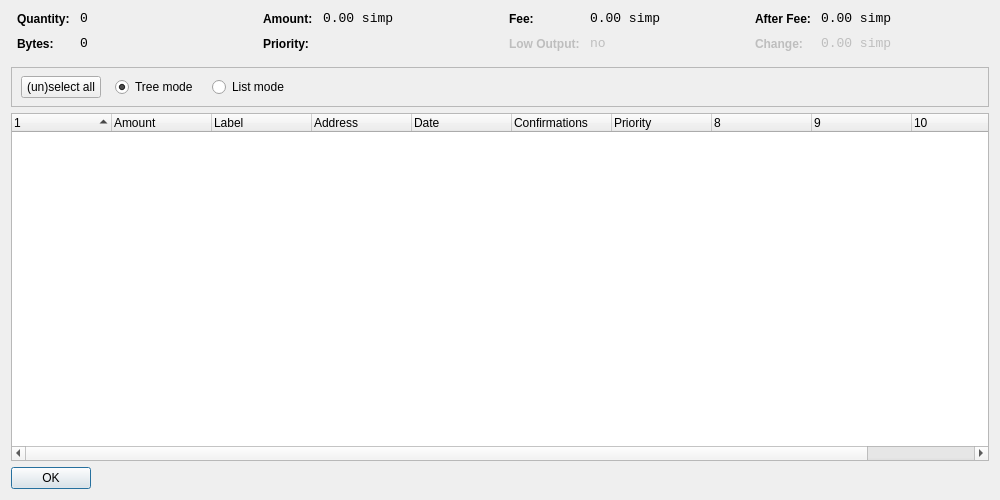
<?xml version="1.0" encoding="UTF-8"?>
<ui version="4.0">
 <class>CoinControlDialog</class>
 <widget class="QDialog" name="CoinControlDialog">
  <property name="geometry">
   <rect>
    <x>0</x>
    <y>0</y>
    <width>1000</width>
    <height>500</height>
   </rect>
  </property>
  <property name="windowTitle">
   <string>Coin Control</string>
  </property>
  <layout class="QVBoxLayout" name="verticalLayout">
   <item>
    <layout class="QHBoxLayout" name="horizontalLayoutTop" stretch="0,0,0,0">
     <property name="topMargin">
      <number>0</number>
     </property>
     <property name="bottomMargin">
      <number>10</number>
     </property>
     <item>
      <layout class="QFormLayout" name="formLayoutCoinControl1">
       <property name="horizontalSpacing">
        <number>10</number>
       </property>
       <property name="verticalSpacing">
        <number>10</number>
       </property>
       <property name="leftMargin">
        <number>6</number>
       </property>
       <property name="rightMargin">
        <number>6</number>
       </property>
       <item row="0" column="0">
        <widget class="QLabel" name="labelCoinControlQuantityText">
         <property name="styleSheet">
          <string notr="true">font-weight:bold;</string>
         </property>
         <property name="text">
          <string>Quantity:</string>
         </property>
        </widget>
       </item>
       <item row="0" column="1">
        <widget class="QLabel" name="labelCoinControlQuantity">
         <property name="font">
          <font>
           <family>Monospace</family>
           <pointsize>10</pointsize>
          </font>
         </property>
         <property name="cursor">
          <cursorShape>IBeamCursor</cursorShape>
         </property>
         <property name="contextMenuPolicy">
          <enum>Qt::ActionsContextMenu</enum>
         </property>
         <property name="text">
          <string notr="true">0</string>
         </property>
         <property name="textInteractionFlags">
          <set>Qt::LinksAccessibleByMouse|Qt::TextSelectableByKeyboard|Qt::TextSelectableByMouse</set>
         </property>
        </widget>
       </item>
       <item row="1" column="0">
        <widget class="QLabel" name="labelCoinControlBytesText">
         <property name="styleSheet">
          <string notr="true">font-weight:bold;</string>
         </property>
         <property name="text">
          <string>Bytes:</string>
         </property>
        </widget>
       </item>
       <item row="1" column="1">
        <widget class="QLabel" name="labelCoinControlBytes">
         <property name="font">
          <font>
           <family>Monospace</family>
           <pointsize>10</pointsize>
          </font>
         </property>
         <property name="cursor">
          <cursorShape>IBeamCursor</cursorShape>
         </property>
         <property name="contextMenuPolicy">
          <enum>Qt::ActionsContextMenu</enum>
         </property>
         <property name="text">
          <string notr="true">0</string>
         </property>
         <property name="textInteractionFlags">
          <set>Qt::LinksAccessibleByMouse|Qt::TextSelectableByKeyboard|Qt::TextSelectableByMouse</set>
         </property>
        </widget>
       </item>
      </layout>
     </item>
     <item>
      <layout class="QFormLayout" name="formLayoutCoinControl2">
       <property name="horizontalSpacing">
        <number>10</number>
       </property>
       <property name="verticalSpacing">
        <number>10</number>
       </property>
       <property name="leftMargin">
        <number>6</number>
       </property>
       <property name="rightMargin">
        <number>6</number>
       </property>
       <item row="0" column="0">
        <widget class="QLabel" name="labelCoinControlAmountText">
         <property name="styleSheet">
          <string notr="true">font-weight:bold;</string>
         </property>
         <property name="text">
          <string>Amount:</string>
         </property>
        </widget>
       </item>
       <item row="0" column="1">
        <widget class="QLabel" name="labelCoinControlAmount">
         <property name="font">
          <font>
           <family>Monospace</family>
           <pointsize>10</pointsize>
          </font>
         </property>
         <property name="cursor">
          <cursorShape>IBeamCursor</cursorShape>
         </property>
         <property name="contextMenuPolicy">
          <enum>Qt::ActionsContextMenu</enum>
         </property>
         <property name="text">
          <string notr="true">0.00 simp</string>
         </property>
         <property name="textInteractionFlags">
          <set>Qt::LinksAccessibleByMouse|Qt::TextSelectableByKeyboard|Qt::TextSelectableByMouse</set>
         </property>
        </widget>
       </item>
       <item row="1" column="0">
        <widget class="QLabel" name="labelCoinControlPriorityText">
         <property name="styleSheet">
          <string notr="true">font-weight:bold;</string>
         </property>
         <property name="text">
          <string>Priority:</string>
         </property>
        </widget>
       </item>
       <item row="1" column="1">
        <widget class="QLabel" name="labelCoinControlPriority">
         <property name="font">
          <font>
           <family>Monospace</family>
           <pointsize>10</pointsize>
          </font>
         </property>
         <property name="cursor">
          <cursorShape>IBeamCursor</cursorShape>
         </property>
         <property name="contextMenuPolicy">
          <enum>Qt::ActionsContextMenu</enum>
         </property>
         <property name="text">
          <string/>
         </property>
         <property name="textInteractionFlags">
          <set>Qt::LinksAccessibleByMouse|Qt::TextSelectableByKeyboard|Qt::TextSelectableByMouse</set>
         </property>
        </widget>
       </item>
      </layout>
     </item>
     <item>
      <layout class="QFormLayout" name="formLayoutCoinControl3">
       <property name="horizontalSpacing">
        <number>10</number>
       </property>
       <property name="verticalSpacing">
        <number>10</number>
       </property>
       <property name="leftMargin">
        <number>6</number>
       </property>
       <property name="rightMargin">
        <number>6</number>
       </property>
       <item row="0" column="0">
        <widget class="QLabel" name="labelCoinControlFeeText">
         <property name="styleSheet">
          <string notr="true">font-weight:bold;</string>
         </property>
         <property name="text">
          <string>Fee:</string>
         </property>
        </widget>
       </item>
       <item row="0" column="1">
        <widget class="QLabel" name="labelCoinControlFee">
         <property name="font">
          <font>
           <family>Monospace</family>
           <pointsize>10</pointsize>
          </font>
         </property>
         <property name="cursor">
          <cursorShape>IBeamCursor</cursorShape>
         </property>
         <property name="contextMenuPolicy">
          <enum>Qt::ActionsContextMenu</enum>
         </property>
         <property name="text">
          <string notr="true">0.00 simp</string>
         </property>
         <property name="textInteractionFlags">
          <set>Qt::LinksAccessibleByMouse|Qt::TextSelectableByKeyboard|Qt::TextSelectableByMouse</set>
         </property>
        </widget>
       </item>
       <item row="1" column="0">
        <widget class="QLabel" name="labelCoinControlLowOutputText">
         <property name="enabled">
          <bool>false</bool>
         </property>
         <property name="styleSheet">
          <string notr="true">font-weight:bold;</string>
         </property>
         <property name="text">
          <string>Low Output:</string>
         </property>
        </widget>
       </item>
       <item row="1" column="1">
        <widget class="QLabel" name="labelCoinControlLowOutput">
         <property name="enabled">
          <bool>false</bool>
         </property>
         <property name="font">
          <font>
           <family>Monospace</family>
           <pointsize>10</pointsize>
          </font>
         </property>
         <property name="cursor">
          <cursorShape>IBeamCursor</cursorShape>
         </property>
         <property name="contextMenuPolicy">
          <enum>Qt::ActionsContextMenu</enum>
         </property>
         <property name="text">
          <string notr="true">no</string>
         </property>
         <property name="textInteractionFlags">
          <set>Qt::LinksAccessibleByMouse|Qt::TextSelectableByKeyboard|Qt::TextSelectableByMouse</set>
         </property>
        </widget>
       </item>
      </layout>
     </item>
     <item>
      <layout class="QFormLayout" name="formLayoutCoinControl4">
       <property name="horizontalSpacing">
        <number>10</number>
       </property>
       <property name="verticalSpacing">
        <number>10</number>
       </property>
       <property name="leftMargin">
        <number>6</number>
       </property>
       <property name="rightMargin">
        <number>6</number>
       </property>
       <item row="0" column="0">
        <widget class="QLabel" name="labelCoinControlAfterFeeText">
         <property name="styleSheet">
          <string notr="true">font-weight:bold;</string>
         </property>
         <property name="text">
          <string>After Fee:</string>
         </property>
        </widget>
       </item>
       <item row="0" column="1">
        <widget class="QLabel" name="labelCoinControlAfterFee">
         <property name="font">
          <font>
           <family>Monospace</family>
           <pointsize>10</pointsize>
          </font>
         </property>
         <property name="cursor">
          <cursorShape>IBeamCursor</cursorShape>
         </property>
         <property name="contextMenuPolicy">
          <enum>Qt::ActionsContextMenu</enum>
         </property>
         <property name="text">
          <string notr="true">0.00 simp</string>
         </property>
         <property name="textInteractionFlags">
          <set>Qt::LinksAccessibleByMouse|Qt::TextSelectableByKeyboard|Qt::TextSelectableByMouse</set>
         </property>
        </widget>
       </item>
       <item row="1" column="0">
        <widget class="QLabel" name="labelCoinControlChangeText">
         <property name="enabled">
          <bool>false</bool>
         </property>
         <property name="styleSheet">
          <string notr="true">font-weight:bold;</string>
         </property>
         <property name="text">
          <string>Change:</string>
         </property>
        </widget>
       </item>
       <item row="1" column="1">
        <widget class="QLabel" name="labelCoinControlChange">
         <property name="enabled">
          <bool>false</bool>
         </property>
         <property name="font">
          <font>
           <family>Monospace</family>
           <pointsize>10</pointsize>
          </font>
         </property>
         <property name="cursor">
          <cursorShape>IBeamCursor</cursorShape>
         </property>
         <property name="contextMenuPolicy">
          <enum>Qt::ActionsContextMenu</enum>
         </property>
         <property name="text">
          <string notr="true">0.00 simp</string>
         </property>
         <property name="textInteractionFlags">
          <set>Qt::LinksAccessibleByMouse|Qt::TextSelectableByKeyboard|Qt::TextSelectableByMouse</set>
         </property>
        </widget>
       </item>
      </layout>
     </item>
    </layout>
   </item>
   <item>
    <widget class="QFrame" name="frame">
     <property name="minimumSize">
      <size>
       <width>0</width>
       <height>40</height>
      </size>
     </property>
     <property name="frameShape">
      <enum>QFrame::StyledPanel</enum>
     </property>
     <property name="frameShadow">
      <enum>QFrame::Sunken</enum>
     </property>
     <widget class="QWidget" name="horizontalLayoutWidget">
      <property name="geometry">
       <rect>
        <x>10</x>
        <y>0</y>
        <width>781</width>
        <height>41</height>
       </rect>
      </property>
      <layout class="QHBoxLayout" name="horizontalLayoutPanel" stretch="0,0,0,0">
       <property name="spacing">
        <number>14</number>
       </property>
       <item>
        <widget class="QPushButton" name="pushButtonSelectAll">
         <property name="sizePolicy">
          <sizepolicy hsizetype="Maximum" vsizetype="Fixed">
           <horstretch>0</horstretch>
           <verstretch>0</verstretch>
          </sizepolicy>
         </property>
         <property name="text">
          <string>(un)select all</string>
         </property>
        </widget>
       </item>
       <item>
        <widget class="QRadioButton" name="radioTreeMode">
         <property name="sizePolicy">
          <sizepolicy hsizetype="Maximum" vsizetype="Fixed">
           <horstretch>0</horstretch>
           <verstretch>0</verstretch>
          </sizepolicy>
         </property>
         <property name="text">
          <string>Tree mode</string>
         </property>
         <property name="checked">
          <bool>true</bool>
         </property>
        </widget>
       </item>
       <item>
        <widget class="QRadioButton" name="radioListMode">
         <property name="sizePolicy">
          <sizepolicy hsizetype="Maximum" vsizetype="Fixed">
           <horstretch>0</horstretch>
           <verstretch>0</verstretch>
          </sizepolicy>
         </property>
         <property name="text">
          <string>List mode</string>
         </property>
        </widget>
       </item>
       <item>
        <spacer name="horizontalSpacer">
         <property name="orientation">
          <enum>Qt::Horizontal</enum>
         </property>
         <property name="sizeHint" stdset="0">
          <size>
           <width>40</width>
           <height>20</height>
          </size>
         </property>
        </spacer>
       </item>
      </layout>
     </widget>
    </widget>
   </item>
   <item>
    <widget class="CoinControlTreeWidget" name="treeWidget">
     <property name="contextMenuPolicy">
      <enum>Qt::CustomContextMenu</enum>
     </property>
     <property name="sortingEnabled">
      <bool>false</bool>
     </property>
     <property name="columnCount">
      <number>11</number>
     </property>
     <attribute name="headerShowSortIndicator" stdset="0">
      <bool>true</bool>
     </attribute>
     <attribute name="headerStretchLastSection">
      <bool>false</bool>
     </attribute>
     <column>
      <property name="text">
       <string/>
      </property>
     </column>
     <column>
      <property name="text">
       <string>Amount</string>
      </property>
     </column>
     <column>
      <property name="text">
       <string>Label</string>
      </property>
     </column>
     <column>
      <property name="text">
       <string>Address</string>
      </property>
     </column>
     <column>
      <property name="text">
       <string>Date</string>
      </property>
     </column>
     <column>
      <property name="text">
       <string>Confirmations</string>
      </property>
      <property name="toolTip">
       <string>Confirmed</string>
      </property>
     </column>
     <column>
      <property name="text">
       <string>Priority</string>
      </property>
     </column>
     <column>
      <property name="text">
       <string/>
      </property>
     </column>
     <column>
      <property name="text">
       <string/>
      </property>
     </column>
     <column>
      <property name="text">
       <string/>
      </property>
     </column>
     <column>
      <property name="text">
       <string/>
      </property>
     </column>
    </widget>
   </item>
   <item>
    <widget class="QDialogButtonBox" name="buttonBox">
     <property name="sizePolicy">
      <sizepolicy hsizetype="Maximum" vsizetype="Fixed">
       <horstretch>0</horstretch>
       <verstretch>0</verstretch>
      </sizepolicy>
     </property>
     <property name="orientation">
      <enum>Qt::Horizontal</enum>
     </property>
     <property name="standardButtons">
      <set>QDialogButtonBox::Ok</set>
     </property>
    </widget>
   </item>
  </layout>
 </widget>
 <customwidgets>
  <customwidget>
   <class>CoinControlTreeWidget</class>
   <extends>QTreeWidget</extends>
   <header>coincontroltreewidget.h</header>
  </customwidget>
 </customwidgets>
 <resources/>
 <connections/>
</ui>
